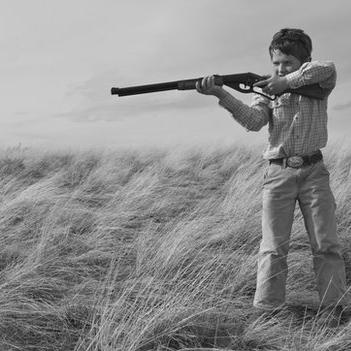
%> input picture Images/Gun.jpg, 351 x 351 px
$ octave Gun.m   (GNU Octave 9; MATLAB toolbox functions it lacks are replaced by stand-ins)
%> lines starting %> are read from the running program, lines starting %| are printed output that depends on the picture; in (x1, y1, x2, y2) boxes, pixels count from 0 and x2, y2 are one past the last pixel; in counts of white or black regions, pixels touching at a corner belong together; the program's own positions count from 1
%% Esedoglu-Tsai method
% Boy with gun image
clear all
close all
tic
%% Read and plot initial image
u0=imread('../../Images/Gun.jpg');
%> u0 is the input picture: size 351x351 uint8; min 0, max 246, mean 143
[M,N] = size(u0);
%> M = 351; N = 351
u0 = double(u0);
%> u0: size 351x351 double

figure(1)
imagesc(u0); axis image; axis off; colormap(gray);
title('Initial Image','Interpreter','latex','FontSize',20)

%% Initial Guess of a Circle
umat = zeros(N);
R = 1;
cx = M/2; cy = N/2;
%> after `cx = M/2`: cx = 175.5
%> after `cy = N/2`: cy = 175.5
x = 1:M; y = 1:N;
%> after `x = 1:M`: x = 351 values from 1 to 351
%> after `y = 1:N`: y = 351 values from 1 to 351
[X,Y] = ndgrid(x,y);
[theta,rho] = cart2pol(X-cx,Y-cy);
umat(rho<=R) = 1;
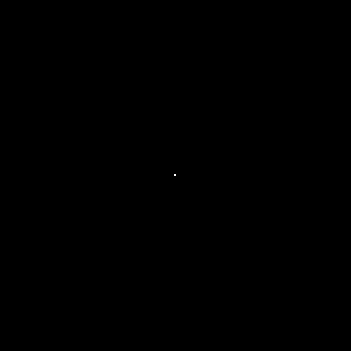
%> umat: size 351x351 double; values 0 (black) and 1 (white), 0% white in thin lines or dots, all inside (x1, y1, x2, y2) = (174, 174, 176, 176)

%% Parameters

lambda=0.000008;   % tunable parameter
h=1.;   %  space step size

dt = 0.005*h^2;   % time step size
k = dt;   % time step size for diffusion part

%% Create matrices for discretization

E = sparse(2:N,1:N-1,1,N,N); Imat = speye(N);
A1D = E+E'-2*Imat; A1D(N,N-1) = 2; A1D(1,2) = 2;
%> after `A1D(N,N-1) = 2`:
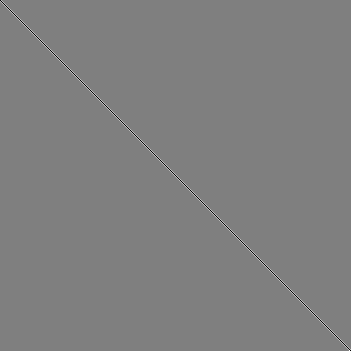
%> A1D: size 351x351 double; min -2, max 2, mean -8.12e-06; drawn with min black and max white
%> after `A1D(1,2) = 2`: A1D: size 351x351 double; under 0.01% of pixels changed, all inside (x1, y1, x2, y2) = (1, 0, 2, 1)
A2D = kron(A1D,Imat) + kron(Imat, A1D);
C = (lambda/sqrt(pi*k))*mean(u0(:));
%> C = 0.00913
Amat = (1+k*C)*speye(N^2) - A2D;
u = reshape(umat,N^2,1);

%%
for t = dt:dt:3*dt
    %-------------------------Diffusion------------------------
    time = 0;
    while (time<dt)
        % compute the mean inside and outside contour
        uvec = u(:);
        fvec = u0(:);
        C1 = mean(fvec(uvec >= 0.5));
        C2 = mean(fvec(uvec < 0.5));

        A = (lambda/sqrt(pi*k))*((C1-fvec).^2+(C2-fvec).^2);
        B = (lambda/sqrt(pi*k))*(C2-fvec).^2;

        u = Amat\(uvec+k*(C-A).*uvec+B);
        time = time+k;
    end
    %-------------------------Threshold------------------------
    u(u<=0.5) = 0;
    u(u>0.5) = 1;

    % plot segmentation
    figure(2);
    imagesc(reshape(u,N,N));  axis image; axis off; colormap(gray);
    title('Esedoglu-Tsai Segmentation','Interpreter','latex','FontSize',20)
end
%> this loop made 3 passes
%> pass 1, `title('Esedoglu-Tsai Segmentation','Interpreter','latex','FontSize',20)`:
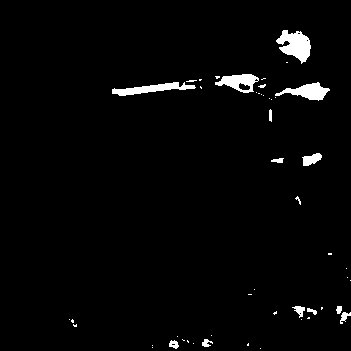
%> displayed picture: size 351x351x3, on the screen's scale of 0 to 255; 2.4% white; 50 white regions (36 under 20 px), largest, box (x1, y1, x2, y2) and area: (276, 30, 311, 64) 696, (112, 82, 196, 96) 521, (275, 82, 330, 101) 493
%> after the loop:
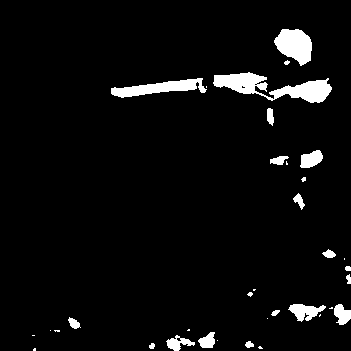
%> displayed picture: size 351x351x3, on the screen's scale of 0 to 255; 4.6% white; 35 white regions (16 under 20 px), largest, box (x1, y1, x2, y2) and area: (213, 72, 332, 103) 1700, (274, 29, 312, 66) 954, (111, 78, 207, 98) 923
toc

$ run again, with Images/CameraMan512.jpg copied over Images/Gun.jpg
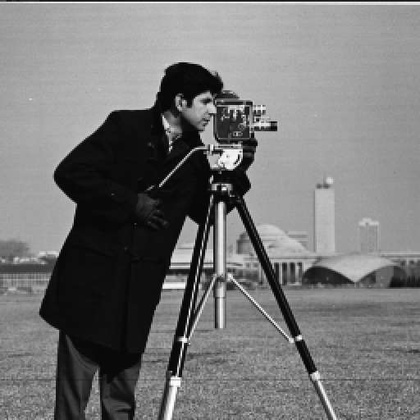
%> input picture Images/CameraMan512.jpg, 420 x 420 px, shrunk from 512 x 512 before the run
%> u0 is the input picture: size 420x420 uint8; min 0, max 255, mean 118.7
%> u0: size 420x420 double
%> umat: size 420x420 double; values 0 (black) and 1 (white), 0% white in thin lines or dots, all inside (x1, y1, x2, y2) = (208, 208, 211, 211)
%> A1D: size 420x420 double; min -2, max 2, mean 0
%> C = 0.00758
%> the loop `for t = dt:dt:3*dt` made 3 passes
%> pass 1, `title('Esedoglu-Tsai Segmentation','Interpreter','latex','FontSize',20)`:
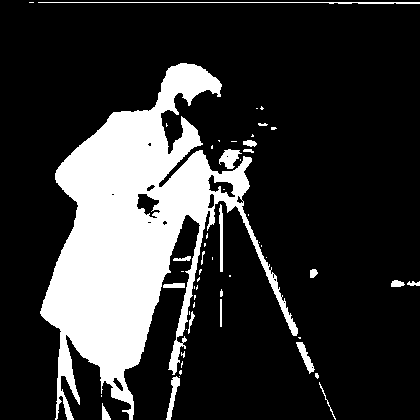
%> displayed picture: size 420x420x3, on the screen's scale of 0 to 255; 20.5% white; 55 white regions (36 under 20 px), largest, box (x1, y1, x2, y2) and area: (40, 63, 298, 420) 33733, (38, 2, 420, 4) 461, (219, 149, 242, 169) 262
%> after the loop `for t = dt:dt:3*dt`:
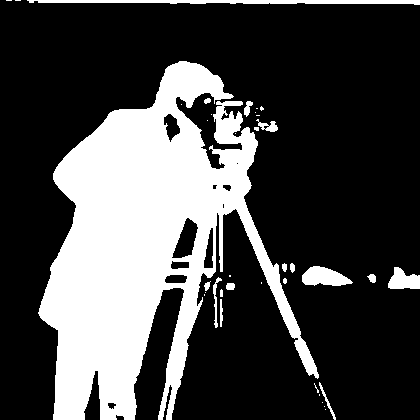
%> displayed picture: size 420x420x3, on the screen's scale of 0 to 255; 27.7% white; 37 white regions (20 under 20 px), largest, box (x1, y1, x2, y2) and area: (38, 61, 319, 420) 45434, (27, 0, 420, 5) 1370, (302, 266, 353, 286) 691
